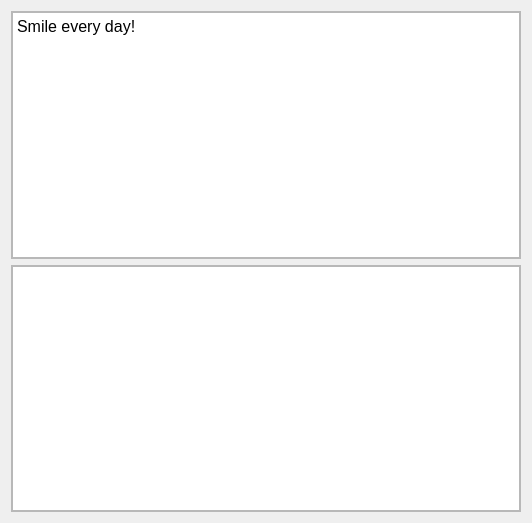
<?xml version="1.0" encoding="UTF-8"?>
<ui version="4.0">
 <class>Dialog</class>
 <widget class="QDialog" name="Dialog">
  <property name="geometry">
   <rect>
    <x>0</x>
    <y>0</y>
    <width>532</width>
    <height>523</height>
   </rect>
  </property>
  <property name="windowTitle">
   <string>xyh's copytranslator</string>
  </property>
  <layout class="QGridLayout" name="gridLayout_3">
   <item row="0" column="0">
    <widget class="QScrollArea" name="srcArea">
     <property name="widgetResizable">
      <bool>true</bool>
     </property>
     <widget class="QWidget" name="scrScroll">
      <property name="geometry">
       <rect>
        <x>0</x>
        <y>0</y>
        <width>512</width>
        <height>248</height>
       </rect>
      </property>
      <layout class="QGridLayout" name="gridLayout_2">
       <property name="leftMargin">
        <number>0</number>
       </property>
       <property name="topMargin">
        <number>0</number>
       </property>
       <property name="rightMargin">
        <number>0</number>
       </property>
       <property name="bottomMargin">
        <number>0</number>
       </property>
       <property name="spacing">
        <number>0</number>
       </property>
       <item row="0" column="0">
        <widget class="QTextEdit" name="srcText">
         <property name="font">
          <font>
           <pointsize>12</pointsize>
          </font>
         </property>
         <property name="html">
          <string>&lt;!DOCTYPE HTML PUBLIC &quot;-//W3C//DTD HTML 4.0//EN&quot; &quot;http://www.w3.org/TR/REC-html40/strict.dtd&quot;&gt;
&lt;html&gt;&lt;head&gt;&lt;meta name=&quot;qrichtext&quot; content=&quot;1&quot; /&gt;&lt;style type=&quot;text/css&quot;&gt;
p, li { white-space: pre-wrap; }
&lt;/style&gt;&lt;/head&gt;&lt;body style=&quot; font-family:'SimSun'; font-size:12pt; font-weight:400; font-style:normal;&quot;&gt;
&lt;p style=&quot; margin-top:0px; margin-bottom:0px; margin-left:0px; margin-right:0px; -qt-block-indent:0; text-indent:0px;&quot;&gt;Smile every day!&lt;/p&gt;&lt;/body&gt;&lt;/html&gt;</string>
         </property>
        </widget>
       </item>
      </layout>
     </widget>
    </widget>
   </item>
   <item row="1" column="0">
    <widget class="QScrollArea" name="destArea">
     <property name="widgetResizable">
      <bool>true</bool>
     </property>
     <widget class="QWidget" name="destScroll">
      <property name="geometry">
       <rect>
        <x>0</x>
        <y>0</y>
        <width>512</width>
        <height>247</height>
       </rect>
      </property>
      <layout class="QGridLayout" name="gridLayout">
       <property name="leftMargin">
        <number>0</number>
       </property>
       <property name="topMargin">
        <number>0</number>
       </property>
       <property name="rightMargin">
        <number>0</number>
       </property>
       <property name="bottomMargin">
        <number>0</number>
       </property>
       <property name="spacing">
        <number>0</number>
       </property>
       <item row="0" column="0">
        <widget class="QTextEdit" name="destText">
         <property name="font">
          <font>
           <pointsize>12</pointsize>
          </font>
         </property>
         <property name="lineWidth">
          <number>1</number>
         </property>
        </widget>
       </item>
      </layout>
     </widget>
    </widget>
   </item>
  </layout>
 </widget>
 <resources/>
 <connections/>
</ui>
